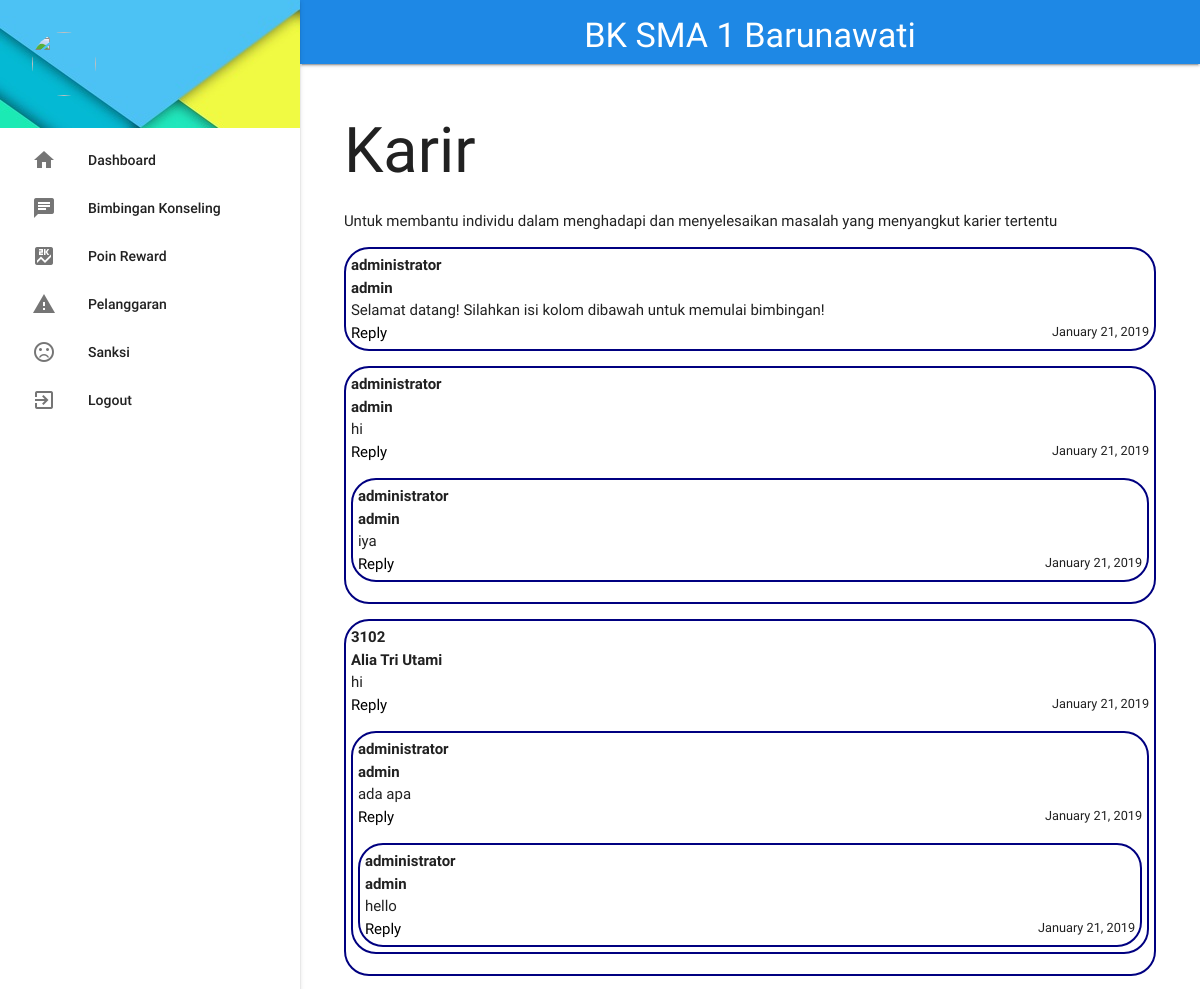
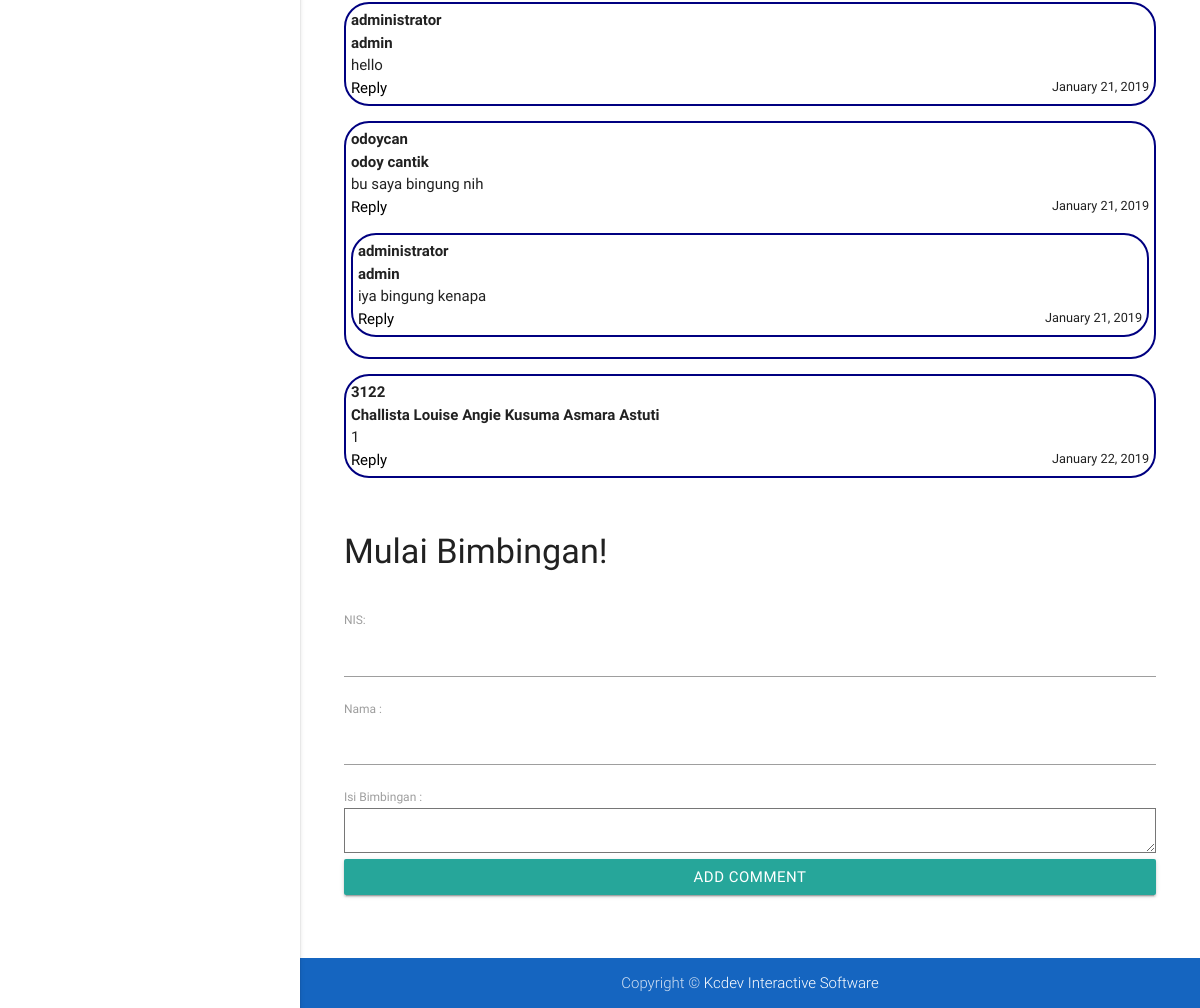
Page /news/lihatData/1 on the committed database (2 pictures, top to bottom).
### tables this page shows
CREATE TABLE IF NOT EXISTS `detail_bimbingan` (
  `id_det_bimbingan` int(11) NOT NULL AUTO_INCREMENT,
  `topik` varchar(50) NOT NULL,
  `deskripsi` text NOT NULL,
  PRIMARY KEY (`id_det_bimbingan`)
);

CREATE TABLE IF NOT EXISTS `bimbing` (
  `id_bimbingan` int(11) NOT NULL AUTO_INCREMENT,
  `id_det_bimbingan` int(11) NOT NULL,
  `parent_id` int(11) NOT NULL,
  `username` varchar(25) NOT NULL,
  `nama` varchar(50) NOT NULL,
  `isi_bimbingan` text NOT NULL,
  `tgl_bimbingan` int(11) NOT NULL,
  PRIMARY KEY (`id_bimbingan`)
);

### index.php (called while the page is built, shortened)
<?php
require_once BASEPATH.'core/CodeIgniter.php';

### application/models/Comment_model.php (called while the page is built, shortened)
<?php
class Comment_model extends CI_Model
{
    function tree_all($id_det_bimbingan) {
        $result = $this->db->query("SELECT * FROM bimbing where id_det_bimbingan = $id_det_bimbingan ")->result_array();
        if(!empty($result)) {
        foreach ($result as $row) {
            $data[] = $row;
        }
        return $data;
        }
    }
    function tree_by_parent_admin($id_det_bimbingan,$in_parent) {
        $result = $this->db->query("SELECT * FROM bimbing where parent_id = $in_parent AND  id_det_bimbingan = $id_det_bimbingan")->result_array();
        foreach ($result as $row) {
            $data[] = $row;
        }
        return $data;
    }
}

### application/models/News_model.php (called while the page is built, shortened)
<?php
class News_model extends CI_Model
{
    function get_one($id_det_bimbingan)
    {
        $query =$this->db->get_where('detail_bimbingan', array('id_det_bimbingan' => $id_det_bimbingan));
        return $query->row();
    }
}

### application/views/template/layout.php (called while the page is built)
<?php $this->load->view("template/header"); ?>
<?php $this->load->view("template/sidebar"); ?>
<?php $this->load->view("template/content"); ?>
<?php $this->load->view("template/footer"); ?>

### application/controllers/News.php (the view, shortened to what this page needs)
 <?php
class News extends MY_Controller
{
    function __construct()
    {
        $this->load->model('news_model');
        $this->load->model('comment_model');
    }
    function lihatData($id_det_bimbingan)
    {
        $data['pageTitle'] = 'Bimbingan Konseling';
        $data['news'] = $this->news_model->get_one($id_det_bimbingan);
        $data['comments'] = $this->show_tree($id_det_bimbingan);
        $data['pageContent'] = $this->load->view('content/show_one', $data, TRUE);
        $this->load->view('template/layout', $data);
    }
    function show_tree($id_det_bimbingan)
    {
        $store_all_id = array();
        $id_result = $this->comment_model->tree_all($id_det_bimbingan);
        foreach ($id_result as $id_bimbingan) {
            array_push($store_all_id, $id_bimbingan['parent_id']);
        }
        return  $this->in_parent(0,$id_det_bimbingan, $store_all_id);
    }
    function in_parent($in_parent,$id_det_bimbingan,$store_all_id) {
        $html = "";
        if (in_array($in_parent,$store_all_id)) {
            if ($this->session->userdata('level') == 'siswa') {
            $result = $this->comment_model->tree_by_parent($id_det_bimbingan,$in_parent); }
            else {
            $result = $this->comment_model->tree_by_parent_admin($id_det_bimbingan,$in_parent);
            };
            $html .=  $in_parent == 0 ? "<ul class='tree'>" : "<ul>";
            if(!empty($result)) {
            foreach ($result as $re) {
                $html .= " <li class='comment_box'>
            <div class='aut'>".$re['username']."</div>
            <div class='aut'>".$re['nama']."</div>
            <div class='comment-body'>".$re['isi_bimbingan']."</div>
            <div class='timestamp'>".date("F j, Y", $re['tgl_bimbingan'])."</div>
            <a  href='#comment_form' class='reply' id='" .$re['id_bimbingan'] . "'>Reply </a>";
                $html .=$this->in_parent($re['id_bimbingan'],$id_det_bimbingan, $store_all_id);
                $html .= "</li>";
            $html .=  "</ul>";
            }
        }
        }
        return $html;
    }
}

### application/views/content/show_one.php (shortened to what this page needs)
<div class="container">
    <div class="starter-template">
        <h1><?= $news->topik ?></h1>
        <p class="lead"><?= $news->deskripsi ?></p>
    </div>
    <div class="contact-form">
        <?php echo $comments ?>
        <h4 class="comment-reply-title">
            <br>
            Mulai Bimbingan!
        </h4>
        <p class="notice error"><?= $this->session->flashdata('error_msg') ?></p><br/>
        <form id="comment_form" action="<?= base_url() ?>news/tambahData/<?= $news->id_det_bimbingan ?>" method='post'>
            <div class="form-group">
                <label for="username">NIS:</label>
                <input readonly class="form-control" type="text" required name="username" id='name' value="<?php echo $this->session->userdata('username'); ?>"/>
            </div>
            <div class="form-group">
                <label for="email">Nama :</label>
                <input readonly class="form-control" type="text" name="nama" value="<?php echo $this->session->userdata('nama'); ?>"'/>
            </div>
            <div class="form-group">
                <label for="comment">Isi Bimbingan :</label>
                <textarea class="form-control" name="isi_bimbingan" value="<?= set_value("isi_bimbingan") ?>" id='comment'></textarea>
            </div>
            <div id='submit_button'>
                <input class="btn btn-success" type="submit" name="submit" value="add comment"/>
            </div>
            <br>
        </form>
    </div>
</div>

### application/views/template/header.php (shortened to what this page needs)
<!DOCTYPE html>
<html lang="en">
  <head>
    <link href="<?php echo base_url('assets/materialize/css/materialize.css'); ?>" type="text/css" rel="stylesheet" media="screen,projection"/>
    <link href="<?php echo base_url('assets/css/smabk.css'); ?>" type="text/css" rel="stylesheet" media="screen,projection"/>
  </head>
  <body>
    <header>
      <nav class="blue darken-1 navbar-fixed" role="navigation">
        <div class="nav-wrapper container">
          <a id="logo-container" href="<?php echo base_url('#'); ?>" class="brand-logo center">
            <h4>BK SMA 1 Barunawati</h4>
          </a>
        </div>
      </nav>
    </header>

### application/views/template/sidebar.php (shortened to what this page needs)
<aside>
  <ul id="sidenav" class="side-nav fixed">
    <li>
      <div class="userView">
        <div class="background">
          <img src="<?php echo base_url('assets/images/nav6.jpg'); ?>">
        </div>
        <a href="<?php echo base_url('profile'); ?>"><img class="circle" src="<?php echo base_url('assets/images/') . $this->session->userdata('avatar'); ; ?>"></a>
        <a href="<?php echo base_url('profile'); ?>"><span class="white-text email"><?php echo ucwords(strtolower($this->session->userdata('level'))); ?></span></a>
      </div>
    </li>
    <li>
      <a class="waves-effect" href="<?php echo base_url('dashboard'); ?>"><i class="material-icons">home</i>Dashboard</a>
    </li>
    <li>
      <a class="waves-effect" href="<?php echo base_url('news'); ?>"><i class="material-icons">chat</i>Bimbingan Konseling</a>
    </li>
    <li>
      <a class="waves-effect" href="<?php echo base_url('poin'); ?>"><i class="material-icons">score</i>Poin Reward</a>
    </li>
    <li>
      <a class="waves-effect" href="<?php echo base_url('pelanggaran'); ?>"><i class="material-icons">warning</i>Pelanggaran</a>
    </li>
    <li>
      <a class="waves-effect" href="<?php echo base_url('sanksi'); ?>"><i class="material-icons">sentiment_very_dissatisfied</i>Sanksi</a>
    </li>
    <li>
      <a class="waves-effect"  href="<?php echo base_url('auth/logout'); ?>"><i class="material-icons">exit_to_app</i>Logout</a>
    </li>
  </ul>
</aside>

### application/views/template/content.php
<main>
 <div class="container">
   <?php echo $pageContent; ?>
 </div>
</main>

### application/views/template/footer.php (shortened to what this page needs)
    <footer class="page-footer white">
      <div class="footer-copyright blue darken-3">
        <div class="container center">
          Copyright &copy; <a class="white-text text-lighten-3" href="">Kcdev Interactive Software</a>
        </div>
      </div>
    </footer>
  </body>
</html>

### assets/css/smabk.css (style rules this page uses)
header, main, footer { padding-left: 300px; }
main { padding-top: 20px; }
@media only screen and (min-width: 993px) { .container { width: 95%; } }
body { display: flex; min-height: 100vh; flex-direction: column; }
main { flex: 1 0 auto; }

### application/views/content/show_one.php (style rules this page uses)
a, a:visited { outline: none; color: black; }
.comment_box { border-radius: 25px; padding: 5px; border: 2px solid navy; margin-top: 15px; list-style: none; }
.aut { font-weight: bold; }
.timestamp { font-size: 85%; float: right; }
.btn-success { width: 100%; }

### rows in the picture
detail_bimbingan: topik "Karir", deskripsi "Untuk membantu individu dalam menghadapi dan menyelesaikan masalah yang menyangkut karier tertentu"
bimbing: username "administrator", nama "admin", isi_bimbingan "Selamat datang! Silahkan isi kolom dibawah untuk memulai bimbingan!", tgl_bimbingan "January 21, 2019"
bimbing: username "administrator", nama "admin", isi_bimbingan "hi", tgl_bimbingan "January 21, 2019"
bimbing: username "administrator", nama "admin", isi_bimbingan "iya", tgl_bimbingan "January 21, 2019"
bimbing: username "3102", nama "Alia Tri Utami", isi_bimbingan "hi", tgl_bimbingan "January 21, 2019"
bimbing: username "administrator", nama "admin", isi_bimbingan "ada apa", tgl_bimbingan "January 21, 2019"
bimbing: username "administrator", nama "admin", isi_bimbingan "hello", tgl_bimbingan "January 21, 2019"
bimbing: username "administrator", nama "admin", isi_bimbingan "hello", tgl_bimbingan "January 21, 2019"
bimbing: username "odoycan", nama "odoy cantik", isi_bimbingan "bu saya bingung nih", tgl_bimbingan "January 21, 2019"
bimbing: username "administrator", nama "admin", isi_bimbingan "iya bingung kenapa", tgl_bimbingan "January 21, 2019"
bimbing: username "3122", nama "Challista Louise Angie Kusuma Asmara Astuti", isi_bimbingan "1", tgl_bimbingan "January 22, 2019"
